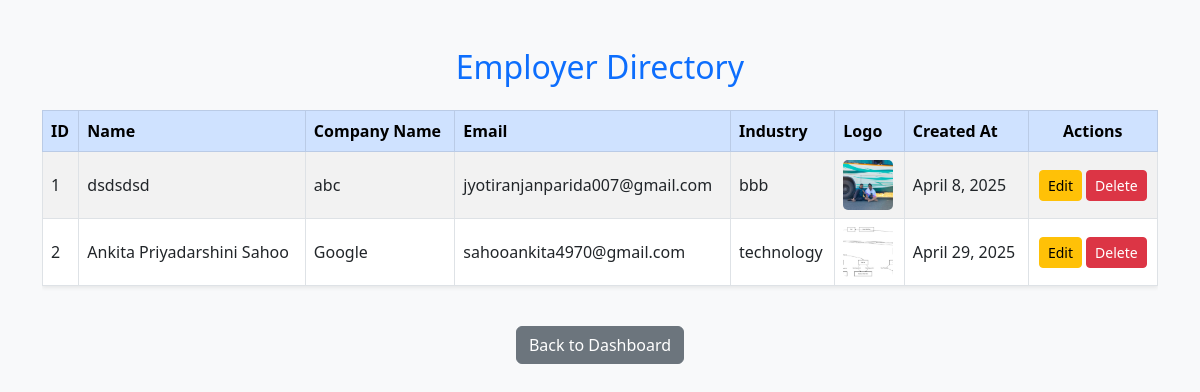
The page /employer/employerlist.php on the database its author committed.
### tables this page shows
CREATE TABLE `employers` (
  `id` int(11) NOT NULL,
  `name` varchar(100) NOT NULL,
  `company_name` varchar(100) NOT NULL,
  `email` varchar(100) NOT NULL,
  `industry` varchar(100) DEFAULT NULL,
  `logo` varchar(255) DEFAULT NULL,
  `created_at` timestamp NOT NULL DEFAULT current_timestamp()
);

### employer/employerlist.php (the view, shortened to what this page needs)
<?php
include('../db/db.php');
$query = "SELECT * FROM employers";
$result = $conn->query($query);
?>
<!DOCTYPE html>
<html lang="en">
<head>
    <link href="https://cdn.jsdelivr.net/npm/bootstrap@5.3.0/dist/css/bootstrap.min.css" rel="stylesheet">
</head>
<body class="bg-light">
<div class="container my-5">
    <h2 class="text-center text-primary mb-4">Employer Directory</h2>
    <div class="table-responsive">
        <table class="table table-striped table-hover table-bordered align-middle bg-white shadow-sm">
            <thead class="table-primary">
                <tr>
                    <th>ID</th>
                    <th>Name</th>
                    <th>Company Name</th>
                    <th>Email</th>
                    <th>Industry</th>
                    <th>Logo</th>
                    <th>Created At</th>
                    <th class="text-center">Actions</th>
                </tr>
            </thead>
            <tbody>
                <?php if ($result->num_rows > 0): ?>
                    <?php while ($row = $result->fetch_assoc()): ?>
                        <?php
                            $logo_path = !empty($row['logo']) ? $row['logo'] : 'uploads/default_logo.png';
                        ?>
                        <tr>
                            <td><?= $row['id'] ?></td>
                            <td><?= htmlspecialchars($row['name']) ?></td>
                            <td><?= htmlspecialchars($row['company_name']) ?></td>
                            <td><?= htmlspecialchars($row['email']) ?></td>
                            <td><?= htmlspecialchars($row['industry']) ?></td>
                            <td><img src="<?= $logo_path ?>" class="logo-img" alt="Logo"></td>
                            <td><?= date('F j, Y', strtotime($row['created_at'])) ?></td>
                            <td class="text-center">
                                <a href="edit_employer.php?id=<?= $row['id'] ?>" class="btn btn-sm btn-warning">Edit</a>
                                <a href="delete_employer.php?id=<?= $row['id'] ?>"
                                   class="btn btn-sm btn-danger"
                                   onclick="return confirm('Are you sure you want to delete this employer?');">
                                   Delete
                                </a>
                            </td>
                        </tr>
                    <?php endwhile; ?>
                <?php else: ?>
                    <tr>
                        <td colspan="8" class="text-center">No employers found.</td>
                    </tr>
                <?php endif; ?>
            </tbody>
        </table>
    </div>
    <div class="text-center mt-4">
        <a href="admin_dashboard.php" class="btn btn-secondary">Back to Dashboard</a>
    </div>
</div>
</body>
</html>

### employer/employerlist.php (style rules this page uses)
.logo-img { width: 50px; height: 50px; object-fit: cover; border-radius: 5px; }

### rows shown on the page
employers: id "1", name "dsdsdsd", company_name "abc", email "jyotiranjanparida007@gmail.com", industry "bbb", logo (picture), created_at "April 8, 2025"
employers: id "2", name "Ankita Priyadarshini Sahoo", company_name "Google", email "sahooankita4970@gmail.com", industry "technology", logo (picture), created_at "April 29, 2025"
